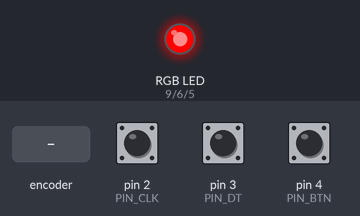
Bench run of a sketch on a simulated Arduino Uno, built with avr-gcc and run on an emulated ATmega328P. Shown: an RGB LED mixed from three pins (HIGH = lit). Inputs (shaded band) come from the test bench; at power-on: pin 2 (PIN_CLK) HIGH, pin 3 (PIN_DT) HIGH, pin 4 (PIN_BTN) HIGH.

Above: at 1.2 s.
1.3 s: rotary encoder on pin 2 (PIN_CLK) / pin 3 (PIN_DT) turned 1 step (first pin leading)
Timing chart, 0 to 4.3 s (numbered marks = the images above; inputs shaded):
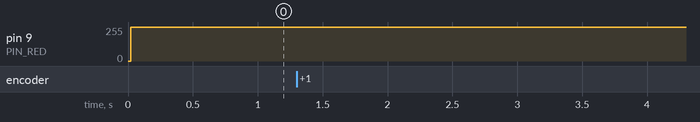

The sketch:

rgb.ino
```cpp
/*
   Program detekuje otaceni enkoderu bez pouziti preruseni a nastavuje intenzitu LED.
*/

// definice zastupnych symbolu

#define PIN_CLK     2
#define PIN_DT      3
#define PIN_BTN     4
#define PIN_BLUE    5
#define PIN_GREEN   6
#define PIN_RED     9

byte predchoziCLK;
byte predchoziBTN;
byte intenzita = 0;
byte intenzitaR = 0;
byte intenzitaG = 0;
byte intenzitaB = 0;
byte rezim = 0;
byte aktualniCLK;
unsigned long predchoziUS = 0;

void setup() {

  // nastaveni digitalnich vstupu

  pinMode(PIN_CLK, INPUT);  // A
  pinMode(PIN_DT, INPUT);   // B
  pinMode(PIN_BTN, INPUT_PULLUP); // tlacitko

  // nastaveni analogoveho vystupu

  pinMode(PIN_BLUE, OUTPUT);

  // inicializace seriove linky

  Serial.begin(9600);

  // nacteni vychozi hodnoty CLK

  predchoziCLK = digitalRead(PIN_CLK);

  // nacteni aktulniho casu

  predchoziUS = millis();

  // nacteni aktulniho stavu tlacitka

  predchoziBTN = digitalRead(PIN_BTN);

}

void loop() {

  unsigned long aktualniUS = micros();

  if (aktualniUS - predchoziUS >= 1000) {

    obsluha_tlacitka();
    obsluha_enkoderu();

  }

  // nastaveni analogove hodnoty

  analogWrite(PIN_RED, intenzitaR);
  analogWrite(PIN_GREEN, intenzitaG);
  analogWrite(PIN_BLUE, intenzitaB);

  // aktualizace predchoziho stavu CLK

  predchoziCLK = aktualniCLK;

  // aktualizace casu posledni smycky

  predchoziUS = aktualniUS;

}

void obsluha_tlacitka() {

  byte aktualniBTN = digitalRead(PIN_BTN);

  if (aktualniBTN == false && predchoziBTN == true) {

    if (rezim < 2) {

      rezim++;

    } else {

      rezim = 0;

    }

    switch (rezim) {
      case 0:
        intenzita = intenzitaR;
        break;
      case 1:
        intenzita = intenzitaG;
        break;
      case 2:
        intenzita = intenzitaB;
        break;
    }

    //Serial.println(rezim);

  }

  predchoziBTN = aktualniBTN;
}

void obsluha_enkoderu() {

  // nacteni aktualni hodnoty CLK

  aktualniCLK = digitalRead(PIN_CLK);

  // detekce nabezne hrany CLK

  if (aktualniCLK != predchoziCLK && aktualniCLK == true) {

    // detekce stavu DT

    if (digitalRead(PIN_DT) != aktualniCLK) {
      intenzita++;
    } else {
      intenzita--;
    }

    // aktualizace

    switch (rezim) {

      case 0:
        intenzitaR = intenzita;
        break;

      case 1:
        intenzitaG = intenzita;
        break;

      case 2:
        intenzitaB = intenzita;
        break;
    }
  }
}

/*
   vice info napriklad zde: https://lastminuteengineers.com/rotary-encoder-arduino-tutorial/
*/
```

Measured:
- after the input at 1.3 s, pin 9 (PIN_RED): 255/255 → 254/255 after 0.14 s
